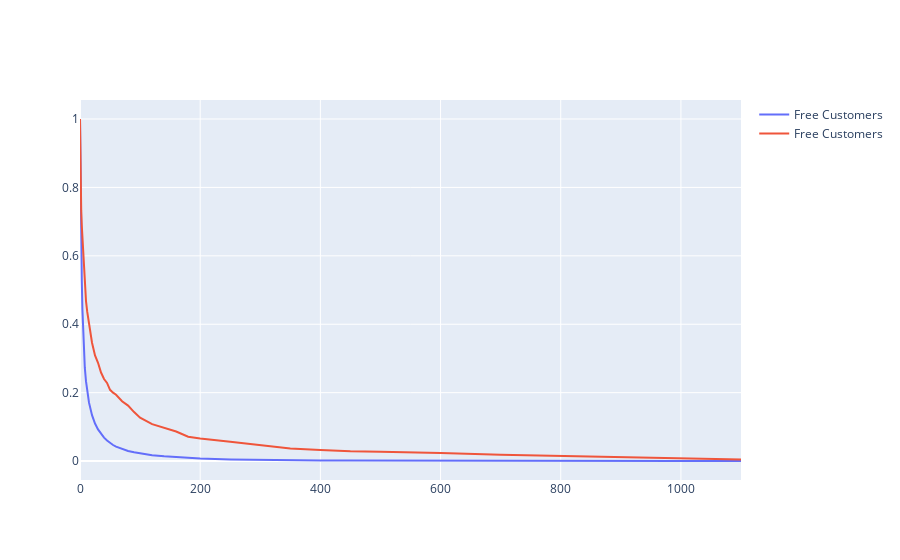

The code cell stored with this chart in its notebook:
### Markdown cell above
## visualize data

### Code cell
fig = go.Figure()

fig.add_trace(go.Scatter(x=graph_df.loc[graph_df['user_category']== 'Free','min_orders'],
                        y = graph_df.loc[graph_df['user_category']=='Free','%_registered_users'],
                        name = 'Free Customers'))

fig.add_trace(go.Scatter(x=graph_df.loc[graph_df['user_category']== 'Premium','min_orders'],
                        y = graph_df.loc[graph_df['user_category']=='Premium','%_registered_users'],
                        name = 'Free Customers'))

fig.show()

### Figure 1 — Plotly figure (JSON) as saved in the notebook; plotly's stock layout.template omitted (floating-point values rounded to 4 significant figures)
{"data": [{"name": "Free Customers", "type": "scatter", "x": [0, 1, 2, 3, 4, 5, 6, 7, 8, 10, 12, 15, 20, 25, 30, 35, 40, 45, 50, 55, 60, 70, 80, 90, 100, 120, 140, 160, 180, 200, 250, 300, 350, 400, 450, 500, 550, 600, 700, 800, 900, 1000, 1100], "y": [1, 0.7517, 0.6387, 0.5262, 0.4442, 0.384, 0.335, 0.2998, 0.273, 0.233, 0.2027, 0.1709, 0.1341, 0.1099, 0.0925, 0.07908, 0.06847, 0.05991, 0.05285, 0.04697, 0.04234, 0.03499, 0.02966, 0.02567, 0.02225, 0.01719, 0.01383, 0.01115, 0.009042, 0.007499, 0.004769, 0.003346, 0.00251, 0.001888, 0.001483, 0.001212, 0.001027, 0.0008265, 0.0005911, 0.0004308, 0.0003657, 0.0003006, 0.0002505]}, {"name": "Free Customers", "type": "scatter", "x": [0, 1, 2, 3, 4, 5, 6, 7, 8, 10, 12, 15, 20, 25, 30, 35, 40, 45, 50, 55, 60, 70, 80, 90, 100, 120, 140, 160, 180, 200, 250, 300, 350, 400, 450, 500, 550, 600, 700, 800, 900, 1000, 1100], "y": [1, 0.8024, 0.7336, 0.6875, 0.6515, 0.6136, 0.5777, 0.5448, 0.5076, 0.4678, 0.4369, 0.4009, 0.346, 0.3087, 0.2872, 0.2588, 0.2399, 0.2285, 0.2083, 0.2001, 0.1938, 0.1749, 0.1622, 0.1433, 0.1269, 0.108, 0.09659, 0.08649, 0.07134, 0.06629, 0.05682, 0.04609, 0.03662, 0.0322, 0.02841, 0.02715, 0.02588, 0.02336, 0.01831, 0.01515, 0.01199, 0.007576, 0.004419]}], "layout": {}}
